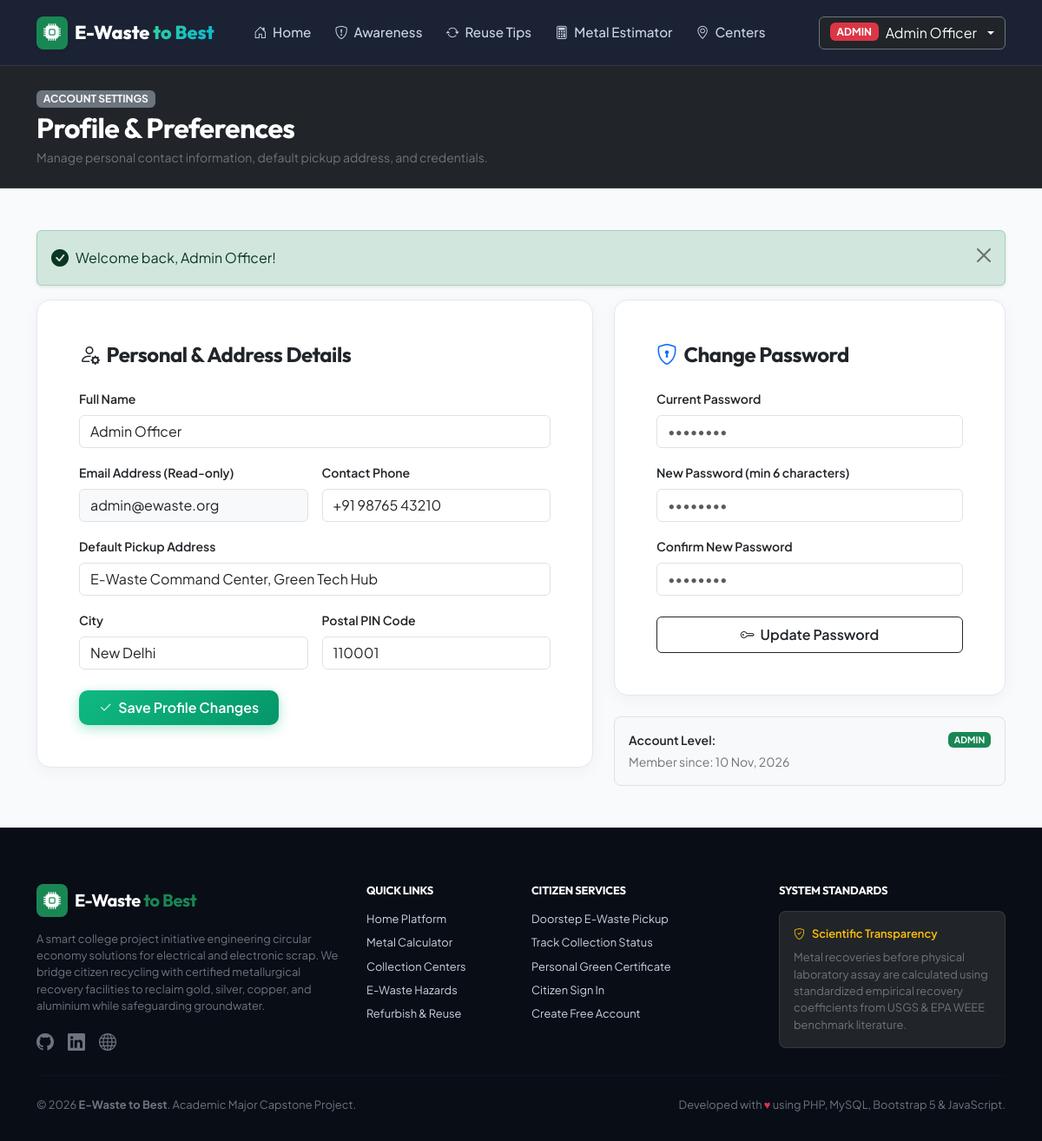
Screenshot of /user/profile.php (signed in) with the database file from the repository.
### tables this page shows
CREATE TABLE `users` (
  `id` INT AUTO_INCREMENT PRIMARY KEY,
  `fullname` VARCHAR(100) NOT NULL,
  `email` VARCHAR(120) NOT NULL UNIQUE,
  `password` VARCHAR(255) NOT NULL,
  `phone` VARCHAR(20) NOT NULL,
  `address` TEXT NOT NULL,
  `city` VARCHAR(60) NOT NULL,
  `pincode` VARCHAR(10) NOT NULL,
  `role` ENUM('user', 'admin') DEFAULT 'user',
  `created_at` TIMESTAMP DEFAULT CURRENT_TIMESTAMP,
  `updated_at` TIMESTAMP DEFAULT CURRENT_TIMESTAMP ON UPDATE CURRENT_TIMESTAMP
);

### user/profile.php (the view, shortened to what this page needs)
<?php
require_once __DIR__ . '/../includes/functions.php';
require_once __DIR__ . '/../includes/auth_check.php';
$userId = (int)$_SESSION['user_id'];
$user = null;
if ($pdo) {
    try {
        $stmt = $pdo->prepare("SELECT * FROM users WHERE id = ?");
        $stmt->execute([$userId]);
        $user = $stmt->fetch();
    } catch (PDOException $e) {
        $user = null;
    }
}
require_once __DIR__ . '/../includes/header.php';
?>
<div class="bg-dark text-white py-4 border-bottom border-secondary border-opacity-25">
    <div class="container">
        <span class="badge bg-secondary text-light small mb-1">ACCOUNT SETTINGS</span>
        <h2 class="fw-bold mb-1">Profile & Preferences</h2>
        <p class="text-secondary small mb-0">Manage personal contact information, default pickup address, and credentials.</p>
    </div>
</div>
<div class="container py-5">
    <div class="row g-4">
        <div class="col-lg-7">
            <div class="card card-modern p-4 p-md-5 bg-white">
                <h4 class="fw-bold mb-4 d-flex align-items-center gap-2">
                    <i class="bi bi-person-gear text-emerald"></i> Personal & Address Details
                </h4>
                <form method="POST" action="<?= BASE_URL ?>/user/profile.php">
                    <div class="mb-3">
                        <label for="fullname" class="form-label small fw-semibold">Full Name</label>
                        <input type="text" class="form-control" id="fullname" name="fullname" value="<?= sanitize($user['fullname']) ?>" required>
                    </div>
                    <div class="row g-3 mb-3">
                        <div class="col-md-6">
                            <label class="form-label small fw-semibold">Email Address (Read-only)</label>
                            <input type="email" class="form-control bg-light" value="<?= sanitize($user['email']) ?>" readonly>
                        </div>
                        <div class="col-md-6">
                            <label for="phone" class="form-label small fw-semibold">Contact Phone</label>
                            <input type="tel" class="form-control" id="phone" name="phone" value="<?= sanitize($user['phone']) ?>" required>
                        </div>
                    </div>
                    <div class="mb-3">
                        <label for="address" class="form-label small fw-semibold">Default Pickup Address</label>
                        <input type="text" class="form-control" id="address" name="address" value="<?= sanitize($user['address']) ?>" required>
                    </div>
                    <div class="row g-3 mb-4">
                        <div class="col-md-6">
                            <label for="city" class="form-label small fw-semibold">City</label>
                            <input type="text" class="form-control" id="city" name="city" value="<?= sanitize($user['city']) ?>" required>
                        </div>
                        <div class="col-md-6">
                            <label for="pincode" class="form-label small fw-semibold">Postal PIN Code</label>
                            <input type="text" class="form-control" id="pincode" name="pincode" value="<?= sanitize($user['pincode']) ?>" required>
                        </div>
                    </div>
                    <button type="submit" class="btn btn-emerald py-2 fw-semibold">
                        <i class="bi bi-check2 me-1"></i> Save Profile Changes
                    </button>
                </form>
            </div>
        </div>
        <div class="col-lg-5">
            <div class="card card-modern p-4 p-md-5 bg-white mb-4">
                <h4 class="fw-bold mb-4 d-flex align-items-center gap-2">
                    <i class="bi bi-shield-lock text-primary"></i> Change Password
                </h4>
                <form method="POST" action="<?= BASE_URL ?>/user/profile.php">
                    <div class="mb-3">
                        <label for="current_password" class="form-label small fw-semibold">Current Password</label>
                        <input type="password" class="form-control" id="current_password" name="current_password" placeholder="••••••••" required>
                    </div>
                    <div class="mb-3">
                        <label for="new_password" class="form-label small fw-semibold">New Password (min 6 characters)</label>
                        <input type="password" class="form-control" id="new_password" name="new_password" placeholder="••••••••" required>
                    </div>
                    <div class="mb-4">
                        <label for="confirm_password" class="form-label small fw-semibold">Confirm New Password</label>
                        <input type="password" class="form-control" id="confirm_password" name="confirm_password" placeholder="••••••••" required>
                    </div>
                    <button type="submit" class="btn btn-outline-dark py-2 fw-semibold w-100">
                        <i class="bi bi-key me-1"></i> Update Password
                    </button>
                </form>
            </div>
            <div class="p-3 rounded-3 bg-light border text-secondary small">
                <div class="d-flex justify-content-between align-items-center mb-1">
                    <span class="fw-semibold text-dark">Account Level:</span>
                    <span class="badge bg-success text-uppercase"><?= sanitize($user['role']) ?></span>
                </div>
                <div>Member since: <?= date('d M, Y', strtotime($user['created_at'])) ?></div>
            </div>
        </div>
    </div>
</div>
<?php require_once __DIR__ . '/../includes/footer.php'; ?>

### assets/css/style.css (style rules this page uses)
:root { --primary-emerald: #10b981; --primary-dark: #064e3b; --primary-light: #d1fae5; --secondary-teal: #0d9488; --accent-cyan: #06b6d4; --dark-slate: #0f172a; --surface-card: #ffffff; --bg-soft: #f8fafc; --text-primary: #1e293b; --text-secondary: #64748b; --border-color: #e2e8f0; --metal-gold: #f59e0b; --metal-gold-bg: #fef3c7; --metal-silver: #64748b; --metal-silver-bg: #f1f5f9; --metal-copper: #c2410c; --metal-copper-bg: #ffedd5; --metal-aluminium: #475569; --metal-aluminium-bg: #e2e8f0; --font-heading: 'Outfit', sans-serif; --font-body: 'Plus Jakarta Sans', sans-serif; }
body { font-family: var(--font-body); color: var(--text-primary); background-color: var(--bg-soft); min-height: 100vh; display: flex; flex-direction: column; }
h1, h2, h3, h4, h5, h6, .brand-font { font-family: var(--font-heading); font-weight: 700; letter-spacing: -0.02em; }
.card-modern { background: var(--surface-card); border: 1px solid var(--border-color); border-radius: 16px; box-shadow: 0 4px 20px -2px rgba(0, 0, 0, 0.05); transition: transform 0.25s ease, box-shadow 0.25s ease; }
.btn-emerald { background: linear-gradient(135deg, #10b981 0%, #059669 100%); color: #ffffff; border: none; font-weight: 600; border-radius: 10px; padding: 0.65rem 1.4rem; box-shadow: 0 4px 14px 0 rgba(16, 185, 129, 0.35); transition: all 0.2s ease; }

### rows the page displays
users: fullname "Admin Officer", email "admin@ewaste.org", phone "+91 98765 43210", address "E-Waste Command Center, Green Tech Hub", city "New Delhi", pincode "110001", role "ADMIN", created_at "10 Nov, 2026"

### other values shown
$userName "Admin Officer"
$flash['message'] "Welcome back, Admin Officer!"
APP_NAME "E-Waste to Best"
